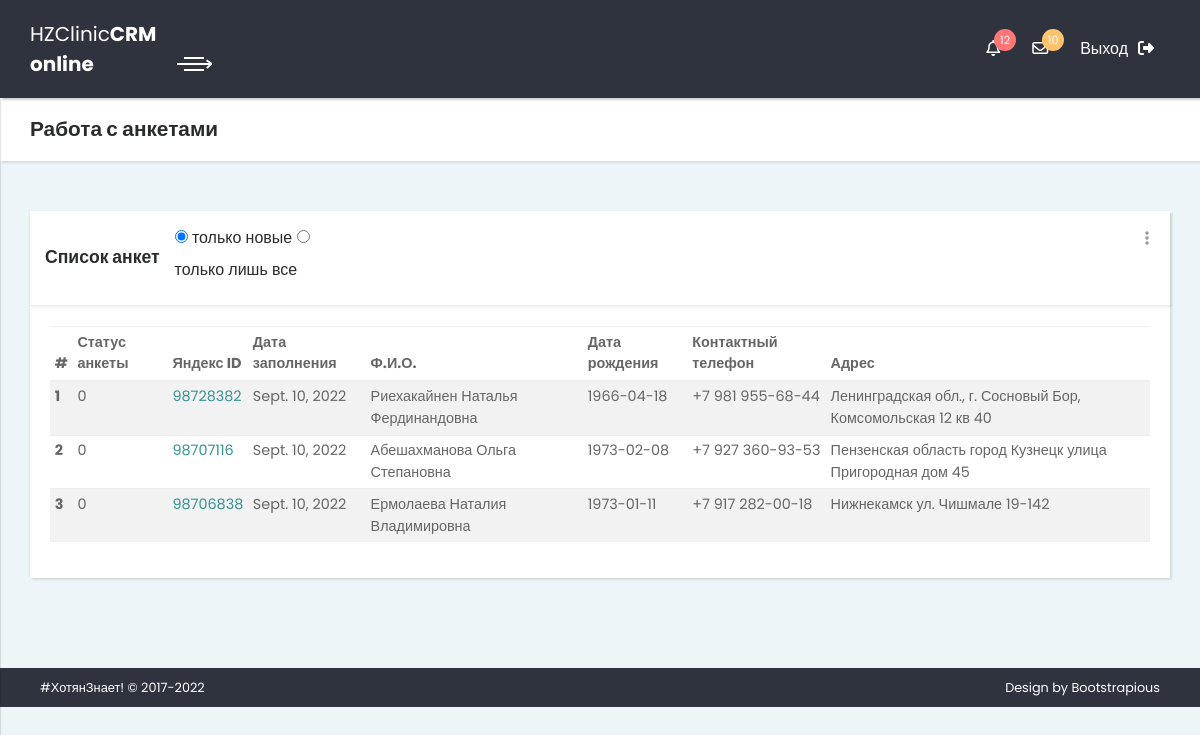
Page /quests/ (signed in) on the committed database.
### crm/models.py (models this page shows, shortened)
class Anket(models.Model):
    external_id = models.PositiveIntegerField(verbose_name='Внешний ИД')
    state = models.PositiveIntegerField(verbose_name='Статус')
    content = models.JSONField(verbose_name='Содержимое анкеты')
    date_filling = models.DateField(verbose_name='Дата заполнения', default=datetime.datetime.today)
    class Meta:
        verbose_name = 'Анкета'
        verbose_name_plural = "Анкеты"
        ordering = ('-external_id',)

### crm/views.py (the view)
# urls.py: path('quests/', views.quests_view, name='quests'),
def quests_view(request):
    if not request.user.is_authenticated:
        return redirect(reverse(login_view))
    template_name = 'crm/_quests.html'
    hzuser = request.user
    hzuser_info = hzUserInfo.objects.filter(hz_user=hzuser)
    ankets = Anket.objects.filter()
    anket_list = list()
    for item in ankets:
        item_dict = dict()
        item_dict['state'] = item.state
        item_dict['external_id'] = item.external_id
        item_dict['date_filling'] = item.date_filling
        item_dict['FIO'] = item.content['Фамилия'] + ' ' + item.content['Имя'] + ' ' + item.content['Отчество']
        item_dict['DOB'] = item.content['Дата рождения']
        item_dict['tel'] = item.content['Ваш контактный телефон']
        item_dict['addr'] = item.content['Адрес места жительства (регистрации)']
        anket_list.append(item_dict)
    context = {'title': 'Анкеты',
               'user': hzuser,
               'user_info': hzuser_info[0],
               'anket_list': anket_list,
               }
    return render(request, template_name=template_name, context=context)

### crm/templates/crm/_quests.html
{% extends "crm/_base.html" %}
{% load static %}
{% block Content %}
          {% include "crm/_content_quests.html" %}
{% endblock %}

### crm/templates/crm/_content_quests.html (shortened to what this page needs)
{% load static %}
<div class="content-inner">
          <header class="page-header">
            <div class="container-fluid">
              <h2 class="no-margin-bottom">Работа с анкетами</h2>
            </div>
          </header>
          <section class="tables">
            <div class="container-fluid">
              <div class="row">
                <div class="col-lg-12">
                  <div class="card">
                    <div class="card-close">
                      <div class="dropdown">
                        <button type="button" id="closeCard" data-toggle="dropdown" aria-haspopup="true" aria-expanded="false" class="dropdown-toggle"><i class="fa fa-ellipsis-v"></i></button>
                      </div>
                    </div>
                    <div class="card-header d-flex align-items-center">
                      <h3 class="h4">Список анкет</h3>
                        <div class="col-xl-3 col-sm-6">
                              <input id="optionsRadios1" type="radio" checked="" value="option1" name="optionsRadios">
                              <label for="optionsRadios1">только новые</label>
                              <input id="optionsRadios2" type="radio" value="option2" name="optionsRadios">
                              <label for="optionsRadios2">только лишь все</label>
                        </div>
                    </div>
                    <div class="card-body">
                      <table class="table table-striped table-sm">
                        <thead>
                          <tr>
                            <th>#</th>
                            <th>Статус анкеты</th>
                            <th>Яндекс ID</th>
                            <th>Дата заполнения</th>
                            <th>Ф.И.О.</th>
                            <th>Дата рождения</th>
                            <th>Контактный телефон</th>
                            <th>Адрес</th>
                          </tr>
                        </thead>
                        <tbody>
                        {% if anket_list %}
                         {% for item in anket_list %}
                          <tr>
                            <th scope="row">{{forloop.counter}}</th>
                              <td>{{ item.state }}</td>
                              <td><a href="../quest/{{ item.external_id }}">{{ item.external_id }}</a></td>
                              <td>{{ item.date_filling }}</td>
                              <td>{{ item.FIO }}</td>
                              <td>{{ item.DOB }}</td>
                              <td>{{ item.tel }}</td>
                              <td>{{ item.addr }}</td>
                          </tr>
                         {% endfor %}
                        {% endif %}
                        </tbody>
                      </table>
                    </div>
                  </div>
                </div>
            </div>
            </div>
          </section>
          <footer class="main-footer">
            <div class="container-fluid">
              <div class="row">
                <div class="col-sm-6">
                  <p>#ХотянЗнает! &copy; 2017-2022</p>
                </div>
                <div class="col-sm-6 text-right">
                  <p>Design by <a href="https://bootstrapious.com/admin-templates" class="external">Bootstrapious</a></p>
                </div>
              </div>
            </div>
          </footer>
        </div>

### crm/static/crm/css/style.sea.css (style rules this page uses)
body { overflow-x: hidden; }
section { padding: 50px 0; }
.container-fluid { padding: 0 30px; }
header.page-header { padding: 20px 0; }
table { font-size: 0.9em; color: #666; }
.card-close { position: absolute; top: 15px; right: 15px; }
.card-close .dropdown-toggle { color: #999; background: none; border: none; }
.card-close .dropdown-toggle:after { display: none; }
.content-inner { width: calc(100% - 250px); }
.page-header { background: #fff; padding: 20px; box-shadow: 2px 2px 2px rgba(0, 0, 0, 0.1); position: relative; z-index: 99; }
button, input { outline: none !important; }
.card { border-radius: 0; border: none; margin-bottom: 40px; box-shadow: 2px 2px 2px rgba(0, 0, 0, 0.1), -1px 0 2px rgba(0, 0, 0, 0.05); }
.card-header { background: #fff; padding: 15px; border-bottom: 1px solid #eee; box-shadow: 2px 2px 2px rgba(0, 0, 0, 0.05); }
.card-header h1, .card-header h2, .card-header h3, .card-header h4, .card-header h5, .card-header h6 { margin-bottom: 0; }
.card-body { padding: 20px; }
.no-margin-bottom { margin-bottom: 0 !important; }
@media (max-width: 1200px) { .content-inner { width: 100%; } }
footer.main-footer { background: #2f333e; color: #fff; padding: 10px; }
footer.main-footer a { color: inherit; }
footer.main-footer p { margin: 0; font-size: 0.8em; }
button, input[type='submit'] { cursor: pointer; font-family: inherit; font-weight: 300 !important; }
body { font-family: "Poppins", sans-serif; font-size: 1rem; font-weight: normal; line-height: 1.5; color: #292b2c; background-color: #fff; }
a { color: #379392; text-decoration: none; }
h1, h2, h3, h4, h5, h6, .h1, .h2, .h3, .h4, .h5, .h6 { margin-bottom: 0.5rem; font-family: "Poppins", sans-serif; font-weight: 700; line-height: 1.1; color: inherit; }
h2, .h2 { font-size: 1.3rem; }
h3, .h3 { font-size: 1.2rem; }
h4, .h4 { font-size: 1.1rem; }

### rows in the picture
Anket: date_filling "Sept. 10, 2022"
Anket: date_filling "Sept. 10, 2022"
Anket: date_filling "Sept. 10, 2022"

### other values in the picture
{{ item.state }} "0" "0" "0"
{{ item.external_id }} "98728382" "98707116" "98706838"
{{ item.FIO }} "Риехакайнен Наталья Фердинандовна" "Абешахманова Ольга Степановна" "Ермолаева Наталия Владимировна"
{{ item.DOB }} "1966-04-18" "1973-02-08" "1973-01-11"
{{ item.tel }} "+7 981 955-68-44" "+7 927 360-93-53" "+7 917 282-00-18"
{{ item.addr }} "Ленинградская обл., г. Сосновый Бор, Комсомольская 12 кв 40" "Пензенская область город Кузнецк улица Пригородная дом 45" "Нижнекамск ул. Чишмале 19-142"
